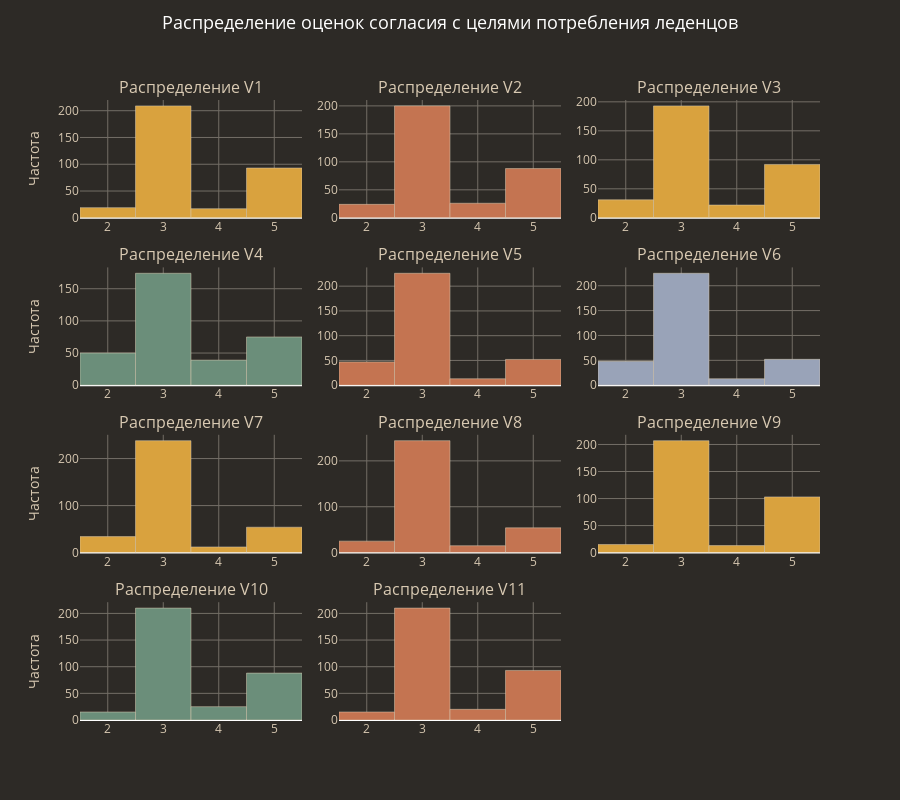

Notebook cell for this chart:
### Code cell
hist(df, title_text='Распределение оценок согласия с целями потребления леденцов')

### Figure 1 — Plotly figure (JSON) as saved in the notebook; plotly's stock layout.template omitted (floating-point values rounded to 4 significant figures; data arrays with more than 128 entries replaced by an {"elided": "..."} marker saying what was removed)
{"data": [{"marker": {"color": "#D9A23E", "line": {"color": "#D9CAB3", "width": 0.5}}, "name": "V1", "type": "histogram", "x": {"elided": "338 int values"}, "xaxis": "x", "xbins": {"size": 1}, "yaxis": "y"}, {"marker": {"color": "#C47451", "line": {"color": "#D9CAB3", "width": 0.5}}, "name": "V2", "type": "histogram", "x": {"elided": "338 int values"}, "xaxis": "x2", "xbins": {"size": 1}, "yaxis": "y2"}, {"marker": {"color": "#D9A23E", "line": {"color": "#D9CAB3", "width": 0.5}}, "name": "V3", "type": "histogram", "x": {"elided": "338 int values"}, "xaxis": "x3", "xbins": {"size": 1}, "yaxis": "y3"}, {"marker": {"color": "#6B8E7A", "line": {"color": "#D9CAB3", "width": 0.5}}, "name": "V4", "type": "histogram", "x": {"elided": "338 int values"}, "xaxis": "x4", "xbins": {"size": 1}, "yaxis": "y4"}, {"marker": {"color": "#C47451", "line": {"color": "#D9CAB3", "width": 0.5}}, "name": "V5", "type": "histogram", "x": {"elided": "338 int values"}, "xaxis": "x5", "xbins": {"size": 1}, "yaxis": "y5"}, {"marker": {"color": "#99A3B8", "line": {"color": "#D9CAB3", "width": 0.5}}, "name": "V6", "type": "histogram", "x": {"elided": "338 int values"}, "xaxis": "x6", "xbins": {"size": 1}, "yaxis": "y6"}, {"marker": {"color": "#D9A23E", "line": {"color": "#D9CAB3", "width": 0.5}}, "name": "V7", "type": "histogram", "x": {"elided": "338 int values"}, "xaxis": "x7", "xbins": {"size": 1}, "yaxis": "y7"}, {"marker": {"color": "#C47451", "line": {"color": "#D9CAB3", "width": 0.5}}, "name": "V8", "type": "histogram", "x": {"elided": "338 int values"}, "xaxis": "x8", "xbins": {"size": 1}, "yaxis": "y8"}, {"marker": {"color": "#D9A23E", "line": {"color": "#D9CAB3", "width": 0.5}}, "name": "V9", "type": "histogram", "x": {"elided": "338 int values"}, "xaxis": "x9", "xbins": {"size": 1}, "yaxis": "y9"}, {"marker": {"color": "#6B8E7A", "line": {"color": "#D9CAB3", "width": 0.5}}, "name": "V10", "type": "histogram", "x": {"elided": "338 int values"}, "xaxis": "x10", "xbins": {"size": 1}, "yaxis": "y10"}, {"marker": {"color": "#C47451", "line": {"color": "#D9CAB3", "width": 0.5}}, "name": "V11", "type": "histogram", "x": {"elided": "338 int values"}, "xaxis": "x11", "xbins": {"size": 1}, "yaxis": "y11"}], "layout": {"annotations": [{"font": {"size": 16}, "showarrow": false, "text": "Распределение V1", "x": 0.15, "xanchor": "center", "xref": "paper", "y": 1, "yanchor": "bottom", "yref": "paper"}, {"font": {"size": 16}, "showarrow": false, "text": "Распределение V2", "x": 0.5, "xanchor": "center", "xref": "paper", "y": 1, "yanchor": "bottom", "yref": "paper"}, {"font": {"size": 16}, "showarrow": false, "text": "Распределение V3", "x": 0.85, "xanchor": "center", "xref": "paper", "y": 1, "yanchor": "bottom", "yref": "paper"}, {"font": {"size": 16}, "showarrow": false, "text": "Распределение V4", "x": 0.15, "xanchor": "center", "xref": "paper", "y": 0.73, "yanchor": "bottom", "yref": "paper"}, {"font": {"size": 16}, "showarrow": false, "text": "Распределение V5", "x": 0.5, "xanchor": "center", "xref": "paper", "y": 0.73, "yanchor": "bottom", "yref": "paper"}, {"font": {"size": 16}, "showarrow": false, "text": "Распределение V6", "x": 0.85, "xanchor": "center", "xref": "paper", "y": 0.73, "yanchor": "bottom", "yref": "paper"}, {"font": {"size": 16}, "showarrow": false, "text": "Распределение V7", "x": 0.15, "xanchor": "center", "xref": "paper", "y": 0.46, "yanchor": "bottom", "yref": "paper"}, {"font": {"size": 16}, "showarrow": false, "text": "Распределение V8", "x": 0.5, "xanchor": "center", "xref": "paper", "y": 0.46, "yanchor": "bottom", "yref": "paper"}, {"font": {"size": 16}, "showarrow": false, "text": "Распределение V9", "x": 0.85, "xanchor": "center", "xref": "paper", "y": 0.46, "yanchor": "bottom", "yref": "paper"}, {"font": {"size": 16}, "showarrow": false, "text": "Распределение V10", "x": 0.15, "xanchor": "center", "xref": "paper", "y": 0.19, "yanchor": "bottom", "yref": "paper"}, {"font": {"size": 16}, "showarrow": false, "text": "Распределение V11", "x": 0.5, "xanchor": "center", "xref": "paper", "y": 0.19, "yanchor": "bottom", "yref": "paper"}], "autosize": true, "font": {"color": "#D9CAB3"}, "height": 800, "paper_bgcolor": "#2D2A26", "plot_bgcolor": "#2D2A26", "showlegend": false, "title": {"font": {"color": "white", "size": 18}, "text": "Распределение оценок согласия с целями потребления леденцов", "x": 0.5, "xanchor": "center", "y": 0.98, "yanchor": "top"}, "xaxis": {"anchor": "y", "color": "#D9CAB3", "domain": [0, 0.3], "gridcolor": "#736E66"}, "xaxis10": {"anchor": "y10", "color": "#D9CAB3", "domain": [0, 0.3], "gridcolor": "#736E66"}, "xaxis11": {"anchor": "y11", "color": "#D9CAB3", "domain": [0.35, 0.65], "gridcolor": "#736E66"}, "xaxis12": {"anchor": "y12", "domain": [0.7, 1]}, "xaxis2": {"anchor": "y2", "color": "#D9CAB3", "domain": [0.35, 0.65], "gridcolor": "#736E66"}, "xaxis3": {"anchor": "y3", "color": "#D9CAB3", "domain": [0.7, 1], "gridcolor": "#736E66"}, "xaxis4": {"anchor": "y4", "color": "#D9CAB3", "domain": [0, 0.3], "gridcolor": "#736E66"}, "xaxis5": {"anchor": "y5", "color": "#D9CAB3", "domain": [0.35, 0.65], "gridcolor": "#736E66"}, "xaxis6": {"anchor": "y6", "color": "#D9CAB3", "domain": [0.7, 1], "gridcolor": "#736E66"}, "xaxis7": {"anchor": "y7", "color": "#D9CAB3", "domain": [0, 0.3], "gridcolor": "#736E66"}, "xaxis8": {"anchor": "y8", "color": "#D9CAB3", "domain": [0.35, 0.65], "gridcolor": "#736E66"}, "xaxis9": {"anchor": "y9", "color": "#D9CAB3", "domain": [0.7, 1], "gridcolor": "#736E66"}, "yaxis": {"anchor": "x", "color": "#D9CAB3", "domain": [0.81, 1], "gridcolor": "#736E66", "title": {"text": "Частота"}}, "yaxis10": {"anchor": "x10", "color": "#D9CAB3", "domain": [0, 0.19], "gridcolor": "#736E66", "title": {"text": "Частота"}}, "yaxis11": {"anchor": "x11", "color": "#D9CAB3", "domain": [0, 0.19], "gridcolor": "#736E66"}, "yaxis12": {"anchor": "x12", "domain": [0, 0.19]}, "yaxis2": {"anchor": "x2", "color": "#D9CAB3", "domain": [0.81, 1], "gridcolor": "#736E66"}, "yaxis3": {"anchor": "x3", "color": "#D9CAB3", "domain": [0.81, 1], "gridcolor": "#736E66"}, "yaxis4": {"anchor": "x4", "color": "#D9CAB3", "domain": [0.54, 0.73], "gridcolor": "#736E66", "title": {"text": "Частота"}}, "yaxis5": {"anchor": "x5", "color": "#D9CAB3", "domain": [0.54, 0.73], "gridcolor": "#736E66"}, "yaxis6": {"anchor": "x6", "color": "#D9CAB3", "domain": [0.54, 0.73], "gridcolor": "#736E66"}, "yaxis7": {"anchor": "x7", "color": "#D9CAB3", "domain": [0.27, 0.46], "gridcolor": "#736E66", "title": {"text": "Частота"}}, "yaxis8": {"anchor": "x8", "color": "#D9CAB3", "domain": [0.27, 0.46], "gridcolor": "#736E66"}, "yaxis9": {"anchor": "x9", "color": "#D9CAB3", "domain": [0.27, 0.46], "gridcolor": "#736E66"}}}
